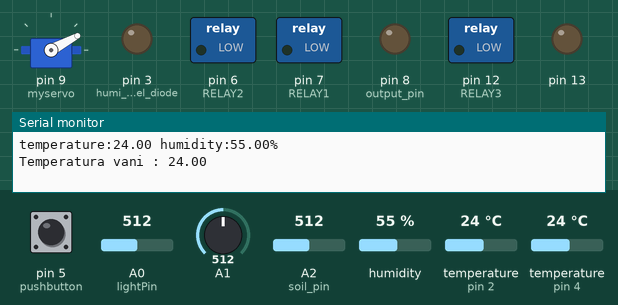
This sketch was run on a simulated Arduino Uno, built with avr-gcc and run on an emulated ATmega328P. On the bench: servo, switched loads named in the sketch (green lamp = pin HIGH), output pins drawn as LEDs (lit = HIGH), the last lines printed to the serial monitor. Inputs (shaded band) come from the test bench; at power-on: humidity 55 %, A2 (soil_pin) = 512, pin 5 (pushbutton) LOW, temperature (sensors on pin 4, pin 2) 24 °C, A0 (lightPin) = 512, A1 = 512.

Above: at 2.6 s.
2.7 s: humidity set to 22 %
At 6.9 s:
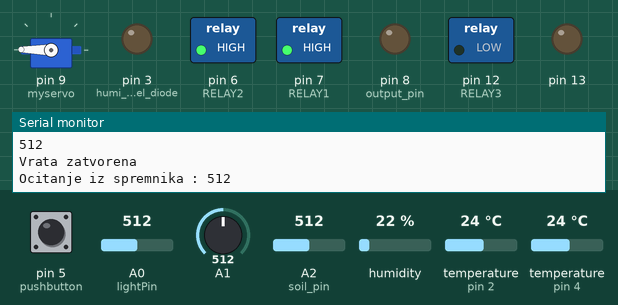
7.0 s: A2 (soil_pin) set to 905
At 9.1 s:
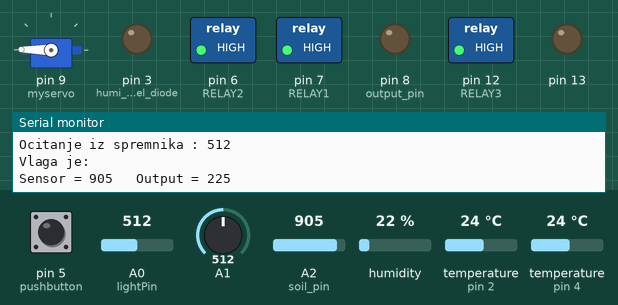
14.1 s: A2 (soil_pin) set to 933
18.4 s: pin 5 (pushbutton) pulled HIGH for 3 s
At 19.9 s:
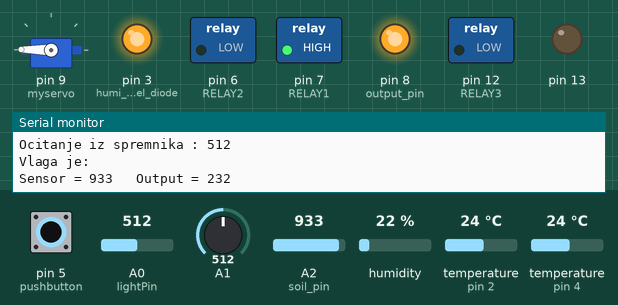
23.2 s: temperature (sensor on pin 4) set to 28 °C
27.5 s: pin 5 (pushbutton) pulled HIGH for 3 s
At 43.9 s:
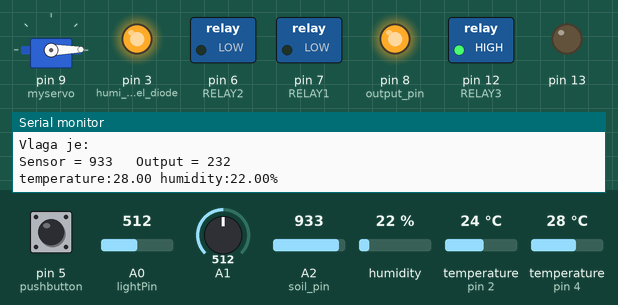
Timing chart, 0 to 47.7 s (numbered marks = the images above; inputs shaded):
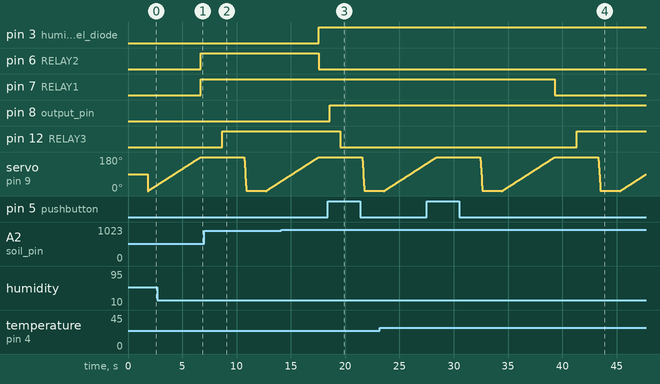

The sketch:

Sonic.ino
```cpp
#include <Servo.h>
#include <OneWire.h>
#include <DallasTemperature.h>
#include <DHT11.h>

// Data wire is plugged into pin 2 on the Arduino
#define ONE_WIRE_BUS 2
#define RELAY1  7
#define RELAY2  6
#define RELAY3  12
#define min_moisture_value 229
// Setup a oneWire instance to communicate with any OneWire devices
// (not just Maxim/Dallas temperature ICs)
OneWire oneWire(ONE_WIRE_BUS);
// Pass our oneWire reference to Dallas Temperature.
DallasTemperature sensors(&oneWire);
Servo myservo;  // create servo object to control a servo
                // a maximum of eight servo objects can be created

int pos = 0;    // variable to store the servo position
int lightPin = 0; //Fotoresistor
int threshold = 450; //Prag vođenja fotoresistora
int pin = 4;
int temp_lower = 24;
int temp_high = 26;
int hum_low = 50;
int hum_high = 97;
int dioda_low = 11;
int dioda_high = 10;
DHT11 dht11(pin);
int outside_temp = 0;
int soil_pin = A2;
int output_pin = 8;
int input_value = 0;
int output_value = 0;
int humi_level_diode = 3;
int pushbutton = 5;
int button_state = 0;
int push_diode = 12;

void setup()
{
  Serial.begin(9600);  //Begin serial communcation
  sensors.begin();
  myservo.attach(9);  // attaches the servo on pin 9 to the servo object
  pinMode(13, OUTPUT);
  pinMode(RELAY1, OUTPUT);
  pinMode(RELAY2, OUTPUT);
  pinMode(soil_pin, INPUT);
  pinMode(humi_level_diode, OUTPUT);
  pinMode(pushbutton, INPUT);
  pinMode(push_diode, OUTPUT);
  //pinMode(grijac, OUTPUT);
  while (!Serial) {
      ; //bla
  }
}


void loop()
{

  int err;
  float temp, humi;
  if((err=dht11.read(humi, temp))==0)
  {
    Serial.print("temperature:");
    Serial.print(temp);
     Serial.print(" humidity:");
    Serial.print(humi);
    Serial.print("%");
    Serial.println();
  delay(DHT11_RETRY_DELAY); //delay for reread
}

  sensors.requestTemperatures(); // Send the command to get temperatures
  Serial.print("Temperatura vani : ");
  Serial.print(sensors.getTempCByIndex(0)); // Why "byIndex"?
  Serial.println();
  outside_temp = sensors.getTempCByIndex(0);

//Servo motor
  for(pos = 0; pos < 180; pos += 1)  // goes from 0 degrees to 180 degrees
  {                                  // in steps of 1 degree
    myservo.write(pos);              // tell servo to go to position in variable 'pos'
    delay(27);                       // waits 15ms for the servo to reach the position
  }


  Serial.println(analogRead(lightPin));
    if(analogRead(lightPin)<threshold){
    Serial.println("Vrata otvorena");
    if(outside_temp>temp){
    digitalWrite(RELAY1,0);
    digitalWrite(dioda_high, LOW);
  }
    else{
    digitalWrite(RELAY1,1);
    digitalWrite(dioda_high, HIGH);
  }


}
     else if(analogRead(lightPin)>threshold){
      Serial.println("Vrata zatvorena");
      digitalWrite(RELAY1,1);
      digitalWrite(dioda_high, LOW);
      if(outside_temp<temp && temp > temp_lower)
      {
        digitalWrite(RELAY1,0);
        }


  }

 if(humi<hum_low){
  digitalWrite(RELAY2, 0);
  digitalWrite(humi_level_diode, HIGH);
  }
 else if(humi>=hum_low){
  digitalWrite(RELAY2, 1);
  digitalWrite(humi_level_diode, LOW);
  }

  int sensorValue = analogRead(A1);

  Serial.print("Ocitanje iz spremnika : ");
  Serial.println(sensorValue);
  delay(1000);
  Serial.println();

  Serial.println("Vlaga je: ");
  input_value = analogRead(soil_pin);
  output_value = map(input_value, 0, 1023, 0, 255);
  if(output_value > min_moisture_value)
  {
      analogWrite(output_pin, output_value);
  }
  else if(output_value < min_moisture_value)
  {
    digitalWrite(output_pin, LOW);
  }
  //unutrasnja temperatura
  if(temp < temp_lower){
    digitalWrite(RELAY1, 1);
    digitalWrite(dioda_high, HIGH);
  }
  else if(temp > temp_high){
    digitalWrite(RELAY1, 0);
    digitalWrite(dioda_high, LOW);
  }


  Serial.print("Sensor = ");
  Serial.print(input_value);
  Serial.print("\t Output = ");
  Serial.print(output_value);
  Serial.print("\n");
  delay(1000);
  //digitalWrite(RELAY2,0);

  button_state = digitalRead(pushbutton);


  if(button_state == HIGH)
  {
    digitalWrite(RELAY3, 0);
    delay(2000);
  }
   else{ digitalWrite(RELAY3, 1);
    delay(2000);

  }

for(pos = 180; pos>=1; pos-=1)     // goes from 180 degrees to 0 degrees
  {
    myservo.write(pos);              // tell servo to go to position in variable 'pos'
    delay(1);                       // waits 15ms for the servo to reach the position
  }

}
```

Measured:
- after the input at 18.4 s, pin 12 (RELAY3): HIGH → LOW after 1.2 s
- after the input at 27.5 s, pin 12 (RELAY3): LOW → HIGH after 13.8 s instead of 2.9 s
